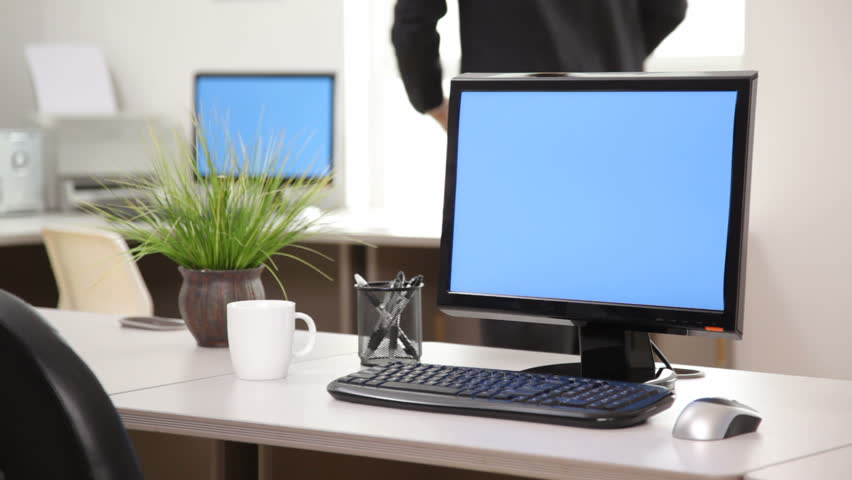
%> input picture office.jpg, 852 x 480 px
$ octave extraCredit.m   (GNU Octave 9; MATLAB toolbox functions it lacks are replaced by stand-ins)
%> lines starting %> are read from the running program, lines starting %| are printed output that depends on the picture
clear

background = imread('office.jpg');
%> background is the input picture: size 480x852x3 uint8; mean R, G, B 151.9, 156.7, 161.1
drivewayGray = rgb2gray(background);
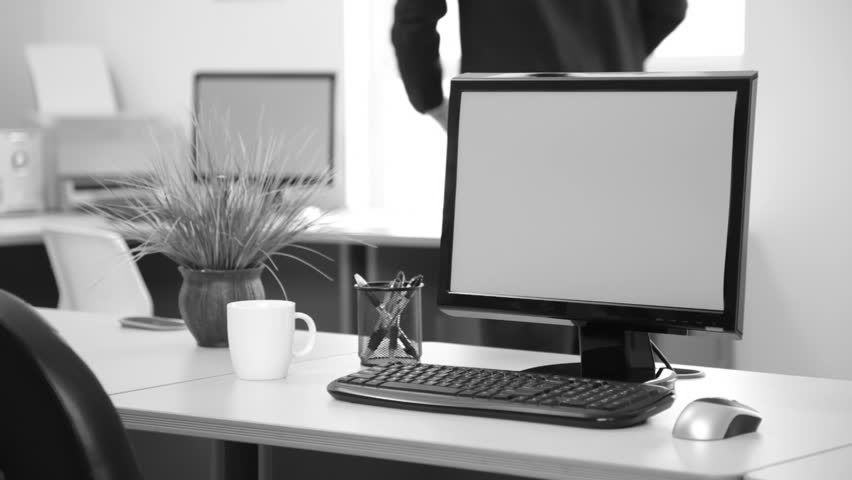
%> drivewayGray: size 480x852 uint8; min 3, max 255, mean 155.8
inserted = imread('nabeel.png');
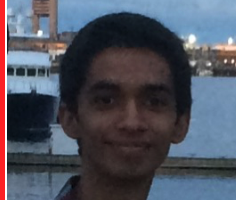
%> input picture Nabeel.png, 236 x 200 px
%> inserted is the input picture: size 200x236x3 uint8; mean R, G, B 78.6, 81.9, 94.2

insertedX = [1 size(inserted,2) size(inserted,2) 1];
%> insertedX = [1 236 236 1]
insertedY = [1 1 size(inserted,1) size(inserted,1) ];
%> insertedY = [1 1 200 200]


figure;
imshow(background);
%> (the run ends here)
